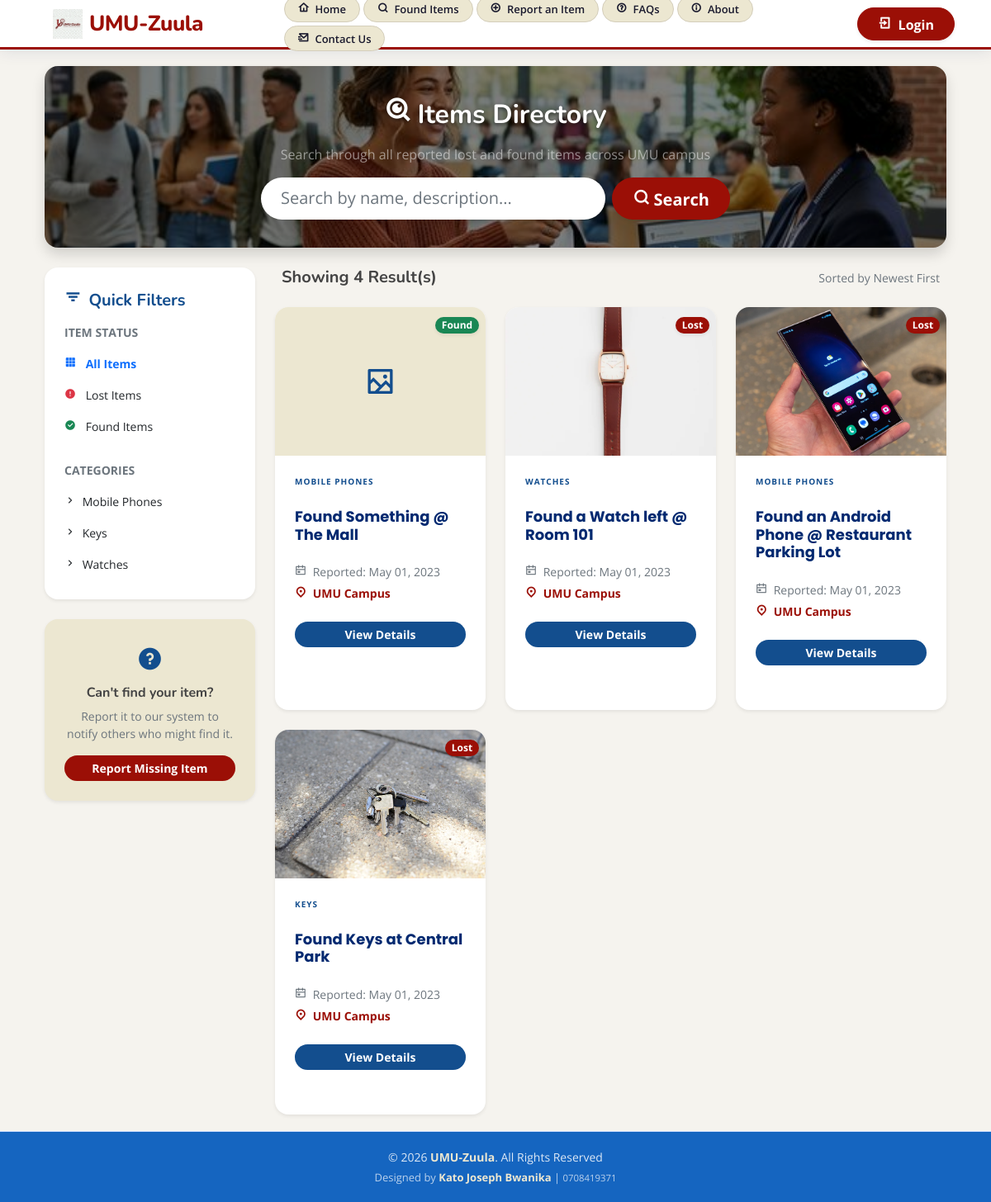
/?page=search, run on the app's committed database.
### tables this page shows
CREATE TABLE `category_list` (
  `id` bigint(30) NOT NULL,
  `name` text NOT NULL,
  `description` text NOT NULL,
  `status` tinyint(1) NOT NULL DEFAULT 1,
  `created_at` datetime NOT NULL DEFAULT current_timestamp(),
  `updated_at` datetime DEFAULT NULL ON UPDATE current_timestamp()
);

CREATE TABLE `item_list` (
  `id` bigint(30) NOT NULL,
  `category_id` bigint(30) NOT NULL,
  `fullname` text NOT NULL,
  `title` text NOT NULL,
  `description` text NOT NULL,
  `contact` text NOT NULL,
  `image_path` text DEFAULT NULL,
  `status` tinyint(1) NOT NULL DEFAULT 0,
  `created_at` datetime NOT NULL DEFAULT current_timestamp(),
  `updated` datetime DEFAULT NULL ON UPDATE current_timestamp()
);

### search.php (called while the page is built)
<?php
include 'items.php';
?>

### classes/DBConnection.php (called while the page is built, shortened)
<?php
class DBConnection{
    private $host = DB_SERVER;
    private $username = DB_USERNAME;
    private $password = DB_PASSWORD;
    private $database = DB_NAME;
    public $conn;
    public $pdo;
    public function __construct(){
        if (!isset($this->conn)) {
            $this->conn = new mysqli($this->host, $this->username, $this->password, $this->database);
        }
        if (!isset($this->pdo)) {
            $dsn = "mysql:host={$this->host};dbname={$this->database};charset=utf8mb4";
            $options = [
                PDO::ATTR_ERRMODE            => PDO::ERRMODE_EXCEPTION,
                PDO::ATTR_DEFAULT_FETCH_MODE => PDO::FETCH_ASSOC,
                PDO::ATTR_EMULATE_PREPARES   => false,
            ];
            try {
                $this->pdo = new PDO($dsn, $this->username, $this->password, $options);
            } catch (\PDOException $e) {
                throw new \PDOException($e->getMessage(), (int)$e->getCode());
            }
        }
    }
}
?>

### config.php (called while the page is built, shortened)
<?php
require_once('classes/DBConnection.php');
require_once('classes/SystemSettings.php');
function validate_image($file){
    global $_settings;
	if(!empty($file)){
        $ex = explode("?",$file);
        $file = $ex[0];
        $ts = isset($ex[1]) ? "?".$ex[1] : '';
		if(is_file(base_app.$file)){
			return base_url.$file.$ts;
		}else{
			return base_url.($_settings->info('logo'));
		}
	}else{
		return base_url.($_settings->info('logo'));
	}
}
?>

### items.php (the view, shortened to what this page needs)
<?php
require_once('classes/DBConnection.php');
$db = new DBConnection();
$q = $_GET['q'] ?? '';
$cat_id = $_GET['category'] ?? '';
$status_filter = $_GET['status'] ?? '';
$sql = "SELECT i.*, c.name as category_name FROM item_list i LEFT JOIN category_list c ON i.category_id = c.id WHERE i.status IN (1,2)";
$params = [];
$sql .= " ORDER BY i.created_at DESC";
$stmt = $db->pdo->prepare($sql);
$stmt->execute($params);
$items = $stmt->fetchAll();
$categories = $db->pdo->query("SELECT * FROM category_list WHERE status = 1")->fetchAll();
?>
<div class="rounded-4 shadow overflow-hidden mb-4" style="position:relative;">
    <img src="<?= base_url ?>uploads/hero_banner.png" alt="UMU-Zuula Lost & Found" class="w-100" style="height:220px; object-fit:cover; filter:brightness(0.5);">
    <div style="position:absolute; top:0; left:0; right:0; bottom:0; display:flex; flex-direction:column; align-items:center; justify-content:center;">
        <h2 class="fw-bold text-white mb-3 text-shadow"><i class="ri-search-eye-line me-2"></i>Items Directory</h2>
        <p class="text-white-50 mb-3">Search through all reported lost and found items across UMU campus</p>
        <form action="./" method="GET" class="d-flex justify-content-center px-3" style="width: 100%; max-width: 600px;">
            <input type="text" name="q" class="form-control form-control-lg border-0 shadow-sm me-2 rounded-pill px-4" placeholder="Search by name, description..." value="<?= htmlspecialchars($q) ?>">
            <button type="submit" class="btn btn-lg fw-bold shadow-sm px-4 rounded-pill" style="background:#9B0F06; color:#fff; white-space:nowrap;"><i class="ri-search-line"></i> Search</button>
        </form>
    </div>
</div>
<div class="row g-4">
    <div class="col-lg-3">
        <div class="card border-0 shadow-sm rounded-4 mb-4">
            <div class="card-body p-4">
                <h5 class="fw-bold mb-3" style="color:#134E8E;"><i class="ri-filter-3-line me-1"></i> Quick Filters</h5>
                <div class="mb-4">
                    <label class="small fw-bold text-muted text-uppercase mb-2 d-block">Item Status</label>
                    <div class="list-group list-group-flush border-0">
                        <a href="./?page=items&status=<?= $status_filter == '' ? '' : '' ?>&q=<?= $q ?>&category=<?= $cat_id ?>" class="list-group-item list-group-item-action border-0 px-0 d-flex justify-content-between align-items-center <?= $status_filter == '' ? 'fw-bold text-primary' : '' ?>">
                            <span><i class="ri-grid-fill me-2"></i> All Items</span>
                        </a>
                        <a href="./?page=items&status=1&q=<?= $q ?>&category=<?= $cat_id ?>" class="list-group-item list-group-item-action border-0 px-0 d-flex justify-content-between align-items-center <?= $status_filter == '1' ? 'fw-bold text-danger' : '' ?>">
                            <span><i class="ri-error-warning-fill me-2 text-danger"></i> Lost Items</span>
                        </a>
                        <a href="./?page=items&status=2&q=<?= $q ?>&category=<?= $cat_id ?>" class="list-group-item list-group-item-action border-0 px-0 d-flex justify-content-between align-items-center <?= $status_filter == '2' ? 'fw-bold text-success' : '' ?>">
                            <span><i class="ri-checkbox-circle-fill me-2 text-success"></i> Found Items</span>
                        </a>
                    </div>
                </div>
                <div class="mb-0">
                    <label class="small fw-bold text-muted text-uppercase mb-2 d-block">Categories</label>
                    <div class="list-group list-group-flush border-0">
                        <?php foreach($categories as $cat): ?>
                        <a href="./?page=items&category=<?= $cat['id'] ?>&q=<?= $q ?>&status=<?= $status_filter ?>" class="list-group-item list-group-item-action border-0 px-0 <?= $cat_id == $cat['id'] ? 'fw-bold text-primary active-cat' : '' ?>">
                            <i class="ri-arrow-right-s-line me-1"></i> <?= htmlspecialchars($cat['name']) ?>
                        </a>
                        <?php endforeach; ?>
                    </div>
                </div>
            </div>
        </div>
        <div class="card border-0 shadow-sm rounded-4 overflow-hidden" style="background:#ECE7D1;">
            <div class="card-body p-4 text-center">
                <i class="ri-question-fill fs-2 mb-2 d-block" style="color:#134E8E;"></i>
                <h6 class="fw-bold mb-2">Can't find your item?</h6>
                <p class="small text-muted mb-3">Report it to our system to notify others who might find it.</p>
                <a href="./?page=found" class="btn btn-sm w-100 rounded-pill fw-bold" style="background:#9B0F06; color:#fff;">Report Missing Item</a>
            </div>
        </div>
    </div>
    <div class="col-lg-9">
        <?php if(empty($items)): ?>
            <div class="card border-0 shadow-sm rounded-4 text-center py-5">
                <div class="card-body">
                    <div class="mb-4">
                        <div class="rounded-circle d-inline-flex align-items-center justify-content-center" style="width:80px; height:80px; background:#ECE7D1;">
                            <i class="ri-search-line fs-1" style="color:#9B0F06;"></i>
                        </div>
                    </div>
                    <h4 class="fw-bold">No items found matching your filter</h4>
                    <p class="text-muted mb-4 px-lg-5">Try adjusting your keywords or switching filters to find what you are looking for.</p>
                    <a href="./?page=items" class="btn rounded-pill px-4 fw-bold" style="background:#134E8E; color:#fff;">View All Items</a>
                </div>
            </div>
        <?php else: ?>
            <div class="d-flex justify-content-between align-items-center mb-4 px-2">
                <h5 class="fw-bold mb-0">Showing <?= count($items) ?> Result(s)</h5>
                <div class="small text-muted">Sorted by Newest First</div>
            </div>
            <div class="row row-cols-1 row-cols-sm-2 row-cols-md-2 row-cols-lg-3 g-4">
                <?php foreach($items as $item): ?>
                <div class="col">
                    <div class="card h-100 border-0 shadow-sm rounded-4 overflow-hidden item-card">
                        <div class="position-relative">
                            <?php if(!empty($item['image_path'])): ?>
                                <img src="<?= validate_image($item['image_path']) ?>" class="card-img-top" alt="<?= htmlspecialchars($item['title']) ?>" style="height:180px; object-fit:cover;">
                            <?php else: ?>
                                <div class="d-flex align-items-center justify-content-center" style="height:180px; background:#ECE7D1;">
                                    <i class="ri-image-2-line fs-1" style="color:#134E8E;"></i>
                                </div>
                            <?php endif; ?>
                            <div class="position-absolute top-0 end-0 p-2">
                                <span class="badge rounded-pill shadow-sm <?= $item['status'] == 1 ? 'bg-danger' : 'bg-success' ?>">
                                    <?= $item['status'] == 1 ? 'Lost' : 'Found' ?>
                                </span>
                            </div>
                        </div>
                        <div class="card-body p-4">
                            <span class="fw-bold x-small text-uppercase mb-1 d-block" style="color:#134E8E; letter-spacing:1px; font-size:10px;"><?= htmlspecialchars($item['category_name']) ?></span>
                            <h6 class="card-title fw-bold mb-2"><?= htmlspecialchars($item['title']) ?></h6>
                            <div class="mb-3">
                                <small class="text-muted d-block mb-1"><i class="ri-calendar-event-line me-1"></i> Reported: <?= date("M d, Y", strtotime($item['created_at'])) ?></small>
                                <small class="d-block mb-0 fw-bold" style="color:#9B0F06;"><i class="ri-map-pin-2-line me-1"></i> <?= htmlspecialchars($item['pickup_location'] ?? 'UMU Campus') ?></small>
                            </div>
                            <a href="./?page=item_detail&id=<?= $item['id'] ?>" class="btn btn-sm w-100 rounded-pill fw-bold mt-2" style="background:#134E8E; color:#fff;">View Details</a>
                        </div>
                    </div>
                </div>
                <?php endforeach; ?>
            </div>
        <?php endif; ?>
    </div>
</div>

### data on the page
category_list: name "Mobile Phones"
category_list: name "Keys"
category_list: name "Watches"
item_list: status "Found", category.name "MOBILE PHONES", title "Found Something @ The Mall", created_at "May 01, 2023", pickup_location "UMU Campus"
item_list: image_path (picture), status "Lost", category.name "WATCHES", title "Found a Watch left @ Room 101", created_at "May 01, 2023", pickup_location "UMU Campus"
item_list: image_path (picture), status "Lost", category.name "MOBILE PHONES", title "Found an Android Phone @ Restaurant Parking Lot", created_at "May 01, 2023", pickup_location "UMU Campus"
item_list: image_path (picture), status "Lost", category.name "KEYS", title "Found Keys at Central Park", created_at "May 01, 2023", pickup_location "UMU Campus"

### other printed values
$_settings->info('short_name') "UMU-Zuula"
count($items) "4"
